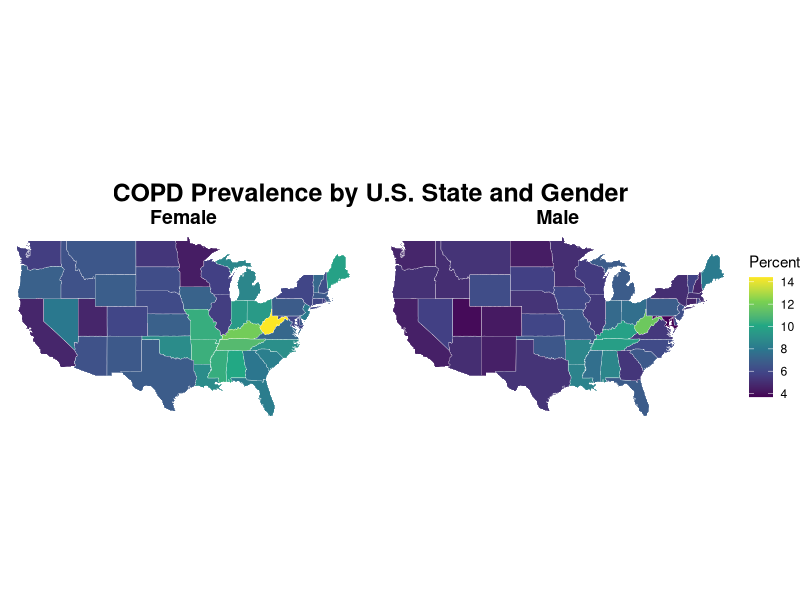
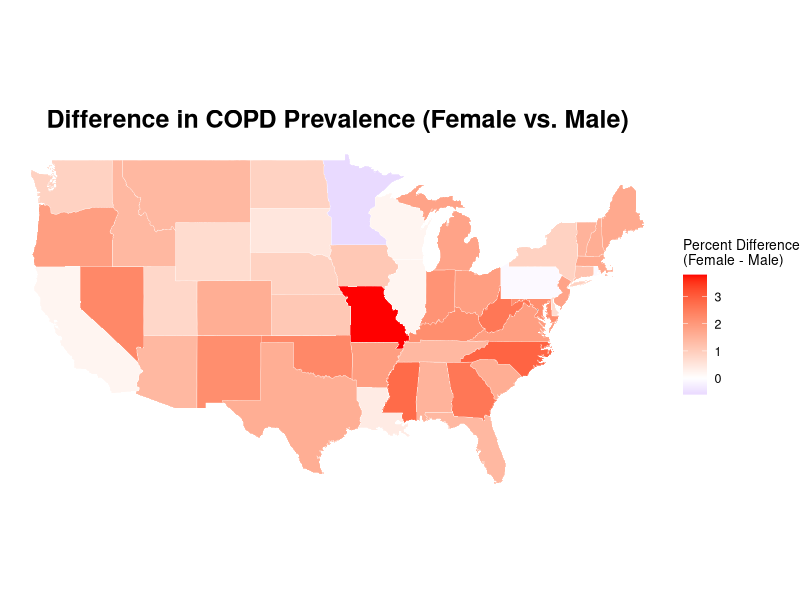
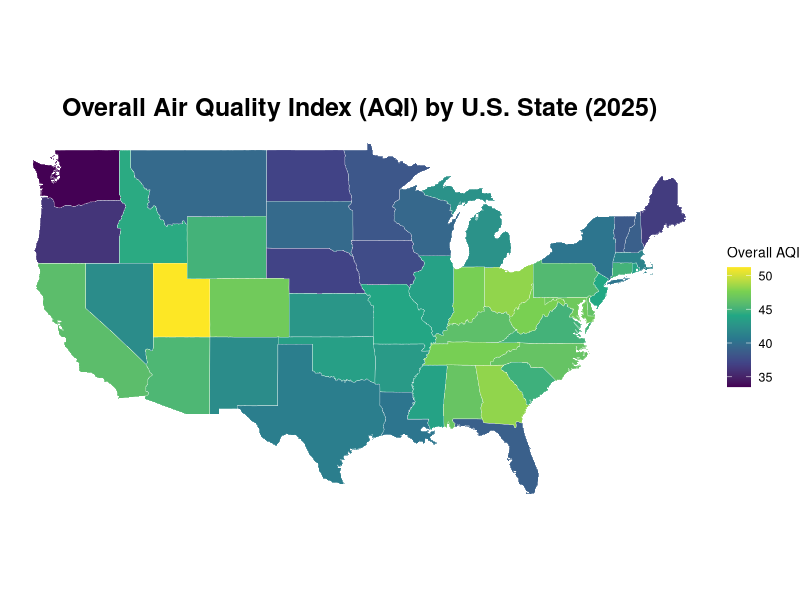
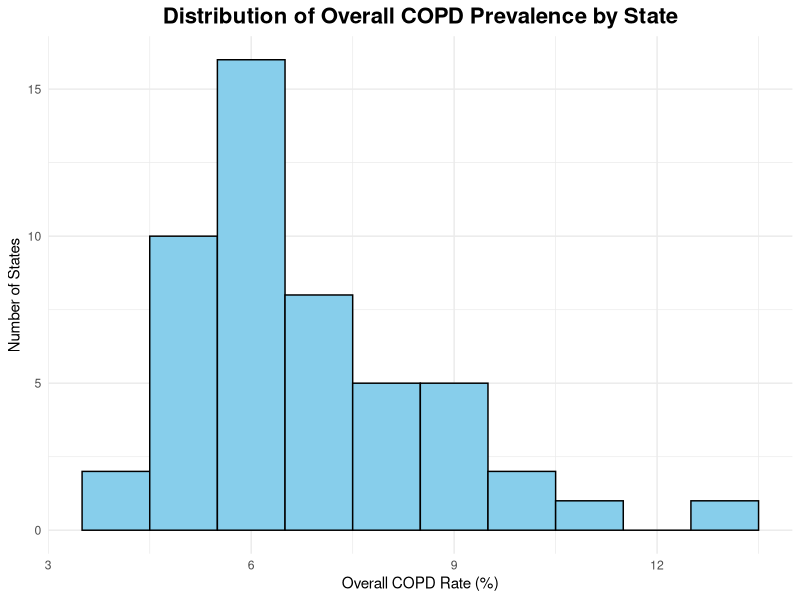
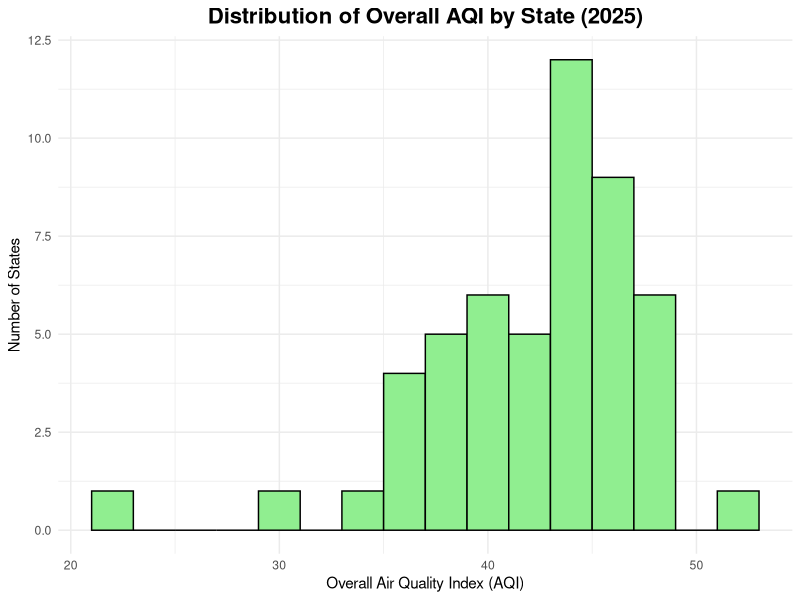
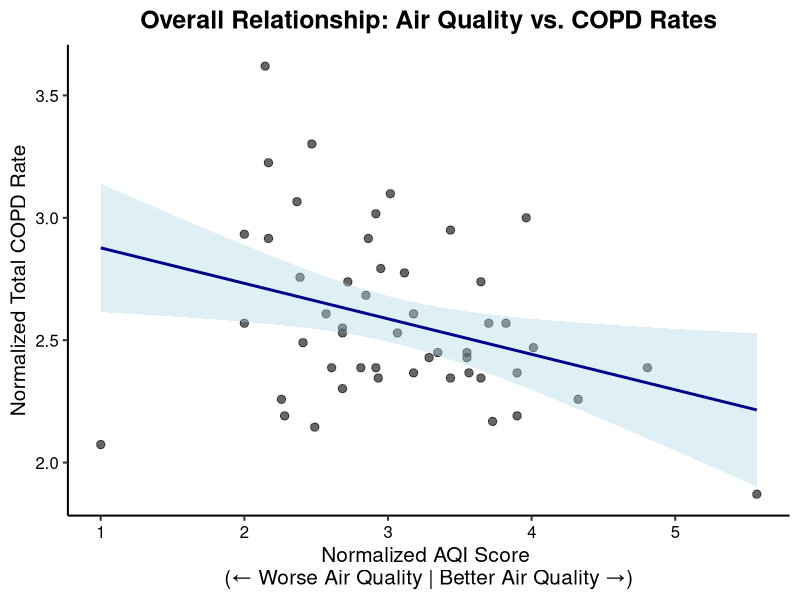

Here is the R script that generated these plots, in order:
## ---- chunk 1
#packages
library(dplyr)
library(tidyr)
library(stringr)
library(ggplot2)
library(viridis)
library(maps)
library(mapproj)
## ---- chunk 2

data_text <- "
StatePercentCountPercentCountPercentCount
Alabama 8.6 161,900 10.1 207,500 9.4 369,400
Alaska 5.3 15,300 6.1 16,100 5.7 31,400
Arizona 5.0 137,800 6.4 180,700 5.7 318,500
Arkansas 8.6 97,600 10.5 125,600 9.6 223,200
California 4.5 680,600 4.7 733,100 4.6 1,413,800
Colorado 4.3 98,900 5.9 135,100 5.1 233,900
Connecticut 4.7 65,400 5.9 87,200 5.3 152,500
Delaware 5.9 22,400 6.6 27,300 6.2 49,700
District of Columbia 4.1 10,600 5.1 15,100 4.6 25,700
Florida (2020) 6.8 574,600 8.2 745,500 7.5 1,320,100
Georgia 5.3 211,000 7.9 341,100 6.6 552,100
Hawaii 3.4 19,300 3.6 20,800 3.5 40,200
Idaho 5.0 35,400 6.4 45,800 5.7 81,200
Illinois 5.4 260,600 5.6 287,300 5.5 547,900
Indiana 7.4 188,300 9.5 256,200 8.5 444,400
Iowa 6.0 72,500 7.1 89,000 6.6 161,600
Kansas 5.9 64,400 7.0 79,300 6.4 143,700
Kentucky 9.8 166,800 12.0 214,900 10.9 381,700
Louisiana 8.5 144,500 8.9 163,700 8.7 308,200
Maine 8.1 43,600 9.8 56,200 9.0 99,900
Maryland 3.7 85,000 5.9 149,000 4.8 234,000
Massachusetts 5.0 136,300 6.7 196,200 5.9 332,500
Michigan 6.8 261,800 8.6 348,500 7.7 610,200
Minnesota 5.0 108,600 4.4 98,700 4.7 207,400
Mississippi 7.6 82,500 10.4 122,400 9.1 204,900
Missouri 6.6 153,500 10.4 255,600 8.5 409,000
Montana 5.2 22,800 6.6 28,400 5.9 51,200
Nebraska 5.2 38,300 6.1 45,600 5.6 83,900
Nevada 5.7 69,200 8.0 98,600 6.8 167,800
New Hampshire 4.7 165,200 6.3 235,000 5.5 400,100
New Jersey 6.3 35,100 8.1 46,400 7.2 81,400
New Mexico 4.5 36,100 6.7 55,900 5.6 91,900
New York 5.0 379,600 5.9 490,200 5.5 869,900
North Carolina 6.1 241,000 9.0 386,500 7.6 627,500
North Dakota 4.4 13,500 5.3 15,600 4.8 29,100
Ohio 7.6 340,300 9.5 452,900 8.6 793,200
Oklahoma 6.6 98,500 8.9 136,800 7.8 235,300
Oregon 5.1 85,200 7.0 120,300 6.1 205,500
Pennsylvania 6.9 344,000 6.8 361,300 6.8 705,300
Rhode Island 5.8 24,600 5.7 26,000 5.7 50,600
South Carolina 6.7 130,600 8.3 177,200 7.5 307,800
South Dakota 5.7 19,300 6.2 20,800 6.0 40,100
Tennessee 9.7 254,600 11.1 311,100 10.4 565,700
Texas 5.2 570,900 6.8 771,100 6.0 1,342,000
Utah 3.9 46,500 4.7 56,300 4.3 102,800
Vermont 5.8 15,000 7.3 19,700 6.6 34,700
Virginia 5.4 179,600 7.3 254,500 6.4 434,100
Washington 4.7 143,400 5.6 172,300 5.1 315,700
West Virginia 11.8 82,300 14.4 103,900 13.1 186,200
Wisconsin 5.5 126,400 5.7 132,800 5.6 259,200
Wyoming 6.2 14,100 6.9 15,100 6.5 29,200
United States 5.5 6,800,400 6.8 8,875,100 6.2 15,587,000
"
## ---- chunk 3
lines <- str_split(data_text, "\n")[[1]]
lines <- trimws(lines)
lines <- lines[lines != ""]
lines <- lines[-1]

# 4. Define the pattern
pattern <- "^([A-Za-z .()0-9]+?)\\s+(\\d+\\.\\d)\\s+([\\d,]+)\\s+(\\d+\\.\\d)\\s+([\\d,]+)\\s+(\\d+\\.\\d)\\s+([\\d,]+)$"
rows <- str_match(lines, pattern)
rows <- rows[!is.na(rows[,1]), ]

# 7. Create the data frame
df <- as.data.frame(rows[,2:8])
colnames(df) <- c("State","Percent_Male","Count_Male","Percent_Female","Count_Female","Percent_Total","Count_Total")
df <- df %>%
  # Filter out rows i don't want to plot
  filter(State != "United States") %>%
  filter(State != "District of Columbia") %>% # <-- NEW FIX: Remove D.C.
  # Convert columns to the right type
  mutate(across(starts_with("Percent"), as.numeric),
         across(starts_with("Count"), ~ as.numeric(str_replace_all(.x, ",", ""))),
         
         State = str_replace(State, "\\s*\\(.*\\)", ""), # Removes (2020)
         State = str_trim(State))                       # Removes whitespace
## ---- chunk 4
# 1. map data
states_map <- map_data("state")

# 2. heat map data to join
heatmap_data <- df %>%
  select(State, Percent_Female, Percent_Male) %>%
  pivot_longer(cols = starts_with("Percent_"),
               names_to = "Group",
               values_to = "Percent") %>%
  mutate(Group = str_replace(Group, "Percent_", ""),
         region = tolower(State)) 
map_plot_data <- left_join(states_map, heatmap_data, by = "region", relationship = "many-to-many")

map_plot_data %>%
  filter(!is.na(Group)) %>% 
  ggplot(aes(x = long, y = lat, group = group, fill = Percent)) +
  
  geom_polygon(color = "white", linewidth = 0.1) +
  scale_fill_viridis_c(name = "Percent") +
  facet_wrap(~ Group) + 
  labs(title = "COPD Prevalence by U.S. State and Gender") +
  theme_void() + 
  coord_map() + 
  theme(
    legend.position = "right",
    plot.title = element_text(size = 18, face = "bold", hjust = 0.5),
    strip.text = element_text(size = 14, face = "bold")
  
  )
## ---- chunk 5

states_map <- map_data("state") 
difference_data <- df %>%
  mutate(
    Percent_Difference = Percent_Female - Percent_Male,
    region = tolower(State) # <-- This creates the join key
  ) %>%
  select(region, Percent_Difference)
map_diff_data <- left_join(states_map, difference_data, by = "region")
ggplot(map_diff_data, aes(x = long, y = lat, group = group, fill = Percent_Difference)) +
  geom_polygon(color = "white", linewidth = 0.1) + # Draw the states
  # 5. Use the DIVERGING color scale
  scale_fill_gradient2(
    name = "Percent Difference\n(Female - Male)",
    low = "blue",      # States where males are higher (negative)
    mid = "white",     # States where rates are equal (zero)
    high = "red",      # States where females are higher (positive)
    midpoint = 0       # We center the scale at zero
  ) +
  
  labs(title = "Difference in COPD Prevalence (Female vs. Male)") +
  theme_void() + # Use a clean theme
  coord_map() +  # Use correct map projection
  theme(
    legend.position = "right",
    plot.title = element_text(size = 18, face = "bold", hjust = 0.5),
    legend.title = element_text(size = 10),
    legend.text = element_text(size = 9)
  )
## ---- chunk 6
# more packages
library(dplyr)
library(tidyr)
library(stringr)
library(ggplot2)
library(viridis)
library(maps)
library(readr) # Added to read the CSV
## ---- chunk 7
aq_df <- read_csv("air-quality-by-state-2025.csv")

print("--- Air Quality Data ---")

## ---- chunk 8
states_map <- map_data("state")

aq_data_to_plot <- aq_df %>%
  # Use the correct column names: `state` and `AirQuality_AirQualityIndexViaUSA_num_YearFree`
  # We also rename the long AQI column to `Overall_AQI` to make it easier to use
  select(State = state, Overall_AQI = `AirQuality_AirQualityIndexViaUSA_num_YearFree`) %>% 
  mutate(region = tolower(State)) # <-- This creates the join key

map_plot_data <- left_join(states_map, aq_data_to_plot, by = "region")


map_plot_data <- map_plot_data %>%
  filter(!is.na(Overall_AQI))

ggplot(map_plot_data, aes(x = long, y = lat, group = group, fill = Overall_AQI)) +
  geom_polygon(color = "white", linewidth = 0.1) + # Draw the states
  
  scale_fill_viridis_c(name = "Overall AQI") +
  
  labs(title = "Overall Air Quality Index (AQI) by U.S. State (2025)") +
  theme_void() + # Use a clean theme
  coord_map() +  # Use correct map projection
  theme(
    legend.position = "right",
    plot.title = element_text(size = 18, face = "bold", hjust = 0.5),
    legend.title = element_text(size = 10),
    legend.text = element_text(size = 9)
  )
## ---- chunk 9
# 1. Make sure you have the 'readr' library
library(readr)
library(dplyr)
library(tidyr) # For pivoting later
library(ggplot2) # For the scatter plot

# 2. Reload two data frames 
aq_df <- read_csv("air-quality-by-state-2025.csv")

# 3. Join the two data frames by state
# We need to make sure the state names match.
# 'df' has "State" (e.g., "Alabama")
# 'aq_df' has "state" (e.g., "Alabama")

combined_df <- inner_join(df, aq_df, by = c("State" = "state"))


aqi_column_name <- "AirQuality_AirQualityIndexViaUSA_num_YearFree"

combined_df <- combined_df %>%
  mutate(
    # A. Normalize COPD rates (Square Root)
    Percent_Total_Norm = sqrt(Percent_Total),
    Percent_Male_Norm = sqrt(Percent_Male),
    Percent_Female_Norm = sqrt(Percent_Female),
    
    # B. Normalize AQI (Reflect + Square Root)
    k = max(!!sym(aqi_column_name)) + 1,
    AQI_Normalized = sqrt(k - !!sym(aqi_column_name))
  )


## ---- chunk 10
ggplot(df, aes(x = Percent_Total)) +
  geom_histogram(binwidth = 1, fill = "skyblue", color = "black") +
  labs(
    title = "Distribution of Overall COPD Prevalence by State",
    x = "Overall COPD Rate (%)",
    y = "Number of States"
  ) +
  theme_minimal() +
  theme(
    plot.title = element_text(size = 16, face = "bold", hjust = 0.5)
  )
## ---- chunk 11
ggplot(aq_df, aes(x = `AirQuality_AirQualityIndexViaUSA_num_YearFree`)) +
  # AQI values are clustered, so a smaller binwidth is better
  geom_histogram(binwidth = 2, fill = "lightgreen", color = "black") +
  labs(
    title = "Distribution of Overall AQI by State (2025)",
    # We can set a cleaner label for the x-axis
    x = "Overall Air Quality Index (AQI)",
    y = "Number of States"
  ) +
  theme_minimal() +
  theme(
    plot.title = element_text(size = 16, face = "bold", hjust = 0.5)
  )

## ---- chunk 12
# Run a Pearson's Correlation Test
total_corr_test <- cor.test(combined_df$AQI_Normalized, combined_df$Percent_Total_Norm)

print(total_corr_test)

# Run the Simple Linear Regression (lm)
total_lm_model <- lm(Percent_Total_Norm ~ AQI_Normalized, data = combined_df)

print(summary(total_lm_model))
## ---- chunk 13
# Correlation for MALES
male_corr_test <- cor.test(combined_df$AQI_Normalized, combined_df$Percent_Male_Norm)
print(male_corr_test)

# Correlation for FEMALES
female_corr_test <- cor.test(combined_df$AQI_Normalized, combined_df$Percent_Female_Norm)
print(female_corr_test)

## ---- chunk 14
long_df <- combined_df %>%
  select(State, AQI_Normalized, Percent_Male_Norm, Percent_Female_Norm) %>%
  pivot_longer(
    cols = c("Percent_Male_Norm", "Percent_Female_Norm"),
    names_to = "Gender",
    values_to = "COPD_Norm"
  ) %>%
  mutate(Gender = str_replace(Gender, "Percent_", "")) %>%
  mutate(Gender = str_replace(Gender, "_Norm", ""))
gender_interaction_model <- lm(COPD_Norm ~ AQI_Normalized * Gender, data = long_df)

summary(gender_interaction_model)
## ---- chunk 15
#This code chunk was troubleshooted and enhanced with AI
ggplot(combined_df, aes(x = AQI_Normalized, y = Percent_Total_Norm)) +
  geom_point(color = "black", alpha = 0.6, size = 2.5) +
  
  # Add the regression line
  geom_smooth(method = "lm", color = "darkblue", fill = "lightblue") +
  
  labs(
    title = "Overall Relationship: Air Quality vs. COPD Rates",
    x = "Normalized AQI Score \n(← Worse Air Quality | Better Air Quality →)",
    y = "Normalized Total COPD Rate"
  ) +
  
  theme_classic(base_size = 15) +
  theme(
    plot.title = element_text(face = "bold", hjust = 0.5),
    axis.text = element_text(color = "black")
  )
